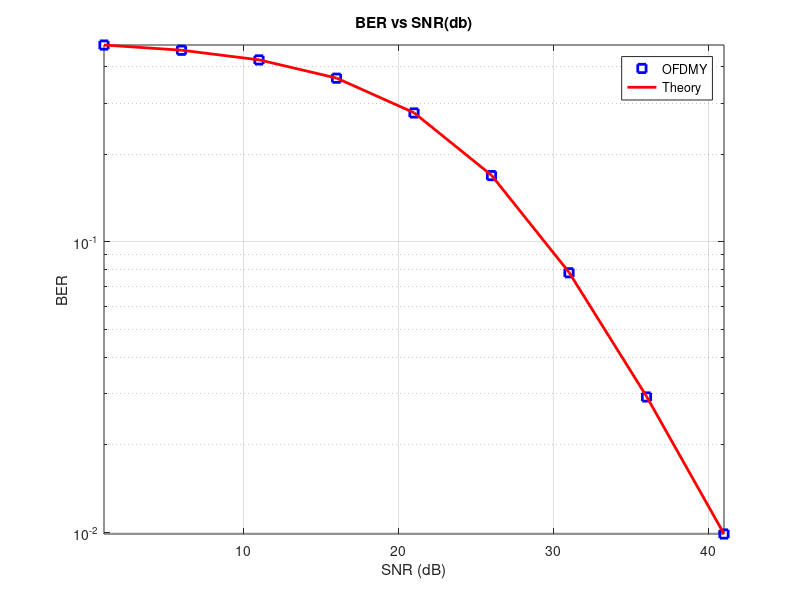

MATLAB code to generate this figure:

close all;
clear all;
rng('shuffle');  

SNRdB = [1:5:45]; 
Nsub = 512;
 Ncp = round(Nsub/10);
 numBlocks = 10000;
 numTaps = 2;
 BER = zeros(size(SNRdB));
 SNR = zeros(size(SNRdB)); 
for L = 1:numBlocks
bits = randi([0,1],[1,Nsub]); 
h = 1/sqrt(2)*(randn(1,numTaps) + 1i*randn(1,numTaps));
 Hfreq = fft(h,Nsub); 
ChNoise = (randn(1,numTaps+Nsub+Ncp-1) + 1i*randn(1,numTaps+Nsub+Ncp-1)); 

for K = 1:length(SNRdB) 
SNR(K) = 10^(SNRdB(K)/10); 
Loadedbits = sqrt(SNR(K))*(2*bits-1);
 TxSamples = ifft(Loadedbits); 
TxSamplesCp = [TxSamples(Nsub-Ncp+1:Nsub),TxSamples];
 Rxbits = conv(h,TxSamplesCp) + ChNoise;
 RxbitsWithoutCp = Rxbits(Ncp+1:Ncp+Nsub);
 RxbitsFFT = fft(RxbitsWithoutCp,Nsub);
 ProcessedBits = RxbitsFFT./Hfreq;
 DecodedBits = ((real(ProcessedBits)) >= 0);
 BER(K) = BER(K) + sum(DecodedBits ~= bits); 
 end
 end
 eSNR = numTaps*SNR/Nsub;
 BER = BER/(numBlocks*Nsub);
 semilogy(SNRdB,BER,'b s','linewidth',2.0);
hold on; 
semilogy(SNRdB,(1/2)*(1-sqrt(eSNR./(2+eSNR))),'r-','linewidth', 2.0);
axis tight;
 grid on; 
legend('OFDMY','Theory') 
xlabel('SNR (dB)'); 
ylabel('BER'); 
title('BER vs SNR(db)'); 